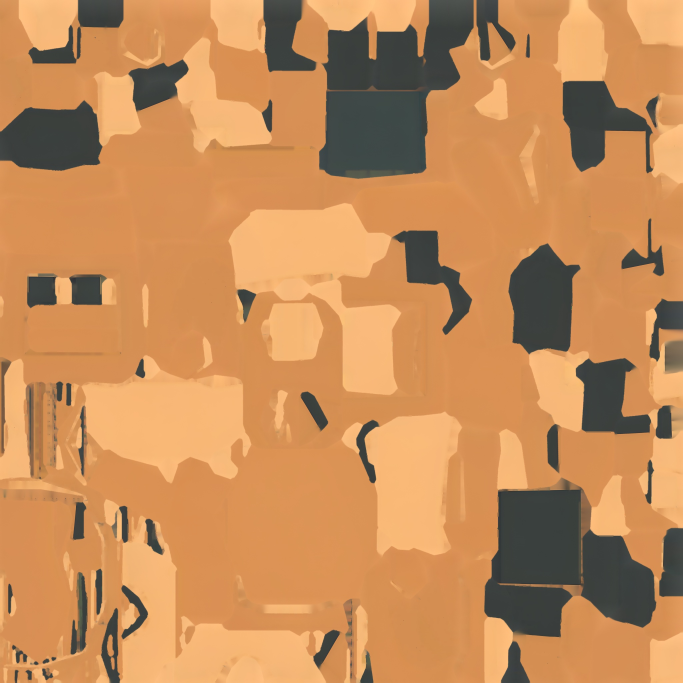
#> input picture Assets/DeadSurvivor/Art/Characters/Test042_r001/hero_basecolor.png, 2048 x 2048 px (shown at 1/3 size)
$ python palette_extract_043.py ../../Assets/DeadSurvivor/Art/Characters/Test042_r001/hero_basecolor.png ../../Assets/DeadSurvivor/Art/Characters/Test042_r001/monster_basecolor.png
#> lines starting #> are read from the running program, lines starting #| are printed output that depends on the picture
"""043 palette extraction: day.png -> 8x4 palette (64x32 PNG), JSON record, swatch board.

Usage (project root, system Python with numpy/Pillow):
  /usr/bin/python3 -I Tools/Art/palette_extract_043.py <day.png> <out-dir>

Deterministic: fixed seed, no network. Writes only inside <out-dir>, which must not
already contain palette outputs.
"""
import hashlib
import json
import math
import sys
from pathlib import Path

import numpy as np
from PIL import Image, ImageDraw

# numpy 2.x with macOS Accelerate emits spurious matmul FP warnings on valid input;
# non-finite results are rejected explicitly in main() instead.
np.seterr(all="ignore")

COLS, ROWS, CELL = 8, 4, 8
SEED = 43001
ROW_NAMES = ["grass_foliage", "soil_path", "stone", "water_accent"]


def srgb_to_linear(c):
    return np.where(c <= 0.04045, c / 12.92, ((c + 0.055) / 1.055) ** 2.4)


def linear_to_srgb(c):
    c = np.clip(c, 0, 1)
    return np.where(c <= 0.0031308, c * 12.92, 1.055 * np.power(c, 1 / 2.4) - 0.055)


def rgb_to_oklab(rgb):
    lin = srgb_to_linear(rgb)
    m1 = np.array([[0.4122214708, 0.5363325363, 0.0514459929],
                   [0.2119034982, 0.6806995451, 0.1073969566],
                   [0.0883024619, 0.2817188376, 0.6299787005]])
    lms = np.cbrt(lin @ m1.T)
    m2 = np.array([[0.2104542553, 0.7936177850, -0.0040720468],
                   [1.9779984951, -2.4285922050, 0.4505937099],
                   [0.0259040371, 0.7827717662, -0.8086757660]])
    return lms @ m2.T


def oklab_to_rgb(lab):
    m2i = np.array([[1.0, 0.3963377774, 0.2158037573],
                    [1.0, -0.1055613458, -0.0638541728],
                    [1.0, -0.0894841775, -1.2914855480]])
    lms = (lab @ m2i.T) ** 3
    m1i = np.array([[4.0767416621, -3.3077115913, 0.2309699292],
                    [-1.2684380046, 2.6097574011, -0.3413193965],
                    [-0.0041960863, -0.7034186147, 1.7076147010]])
    return linear_to_srgb(lms @ m1i.T)


def kmeans(x, k, rng, iters=40):
    if len(x) <= k:
        return x.copy(), np.arange(len(x))
    # k-means++ init
    centers = [x[rng.integers(len(x))]]
    for _ in range(1, k):
        d = np.min(((x[:, None, :] - np.array(centers)[None]) ** 2).sum(-1), axis=1)
        centers.append(x[rng.choice(len(x), p=d / d.sum())])
    c = np.array(centers)
    for _ in range(iters):
        lab = np.argmin(((x[:, None, :] - c[None]) ** 2).sum(-1), axis=1)
        nc = np.array([x[lab == i].mean(0) if np.any(lab == i) else c[i] for i in range(k)])
        if np.allclose(nc, c, atol=1e-6):
            break
        c = nc
    lab = np.argmin(((x[:, None, :] - c[None]) ** 2).sum(-1), axis=1)
    return c, lab


def classify(lab):
    L, a, b = lab[:, 0], lab[:, 1], lab[:, 2]
    C = np.hypot(a, b)
    h = (np.degrees(np.arctan2(b, a)) + 360) % 360
    grp = np.full(len(lab), -1)
    stone = C < 0.035
    green = (~stone) & (h >= 100) & (h < 175)
    soil = (~stone) & (h >= 45) & (h < 100) & (C < 0.14)
    water = (~stone) & (h >= 175) & (h < 280)
    accent = (~stone) & ~green & ~soil & ~water
    grp[green], grp[soil], grp[stone], grp[water], grp[accent] = 0, 1, 2, 3, 4
    return grp


def main():
    if len(sys.argv) != 3:
        raise SystemExit(__doc__)
    src, out = Path(sys.argv[1]), Path(sys.argv[2])
    out.mkdir(parents=True, exist_ok=True)
    for name in ("palette.png", "palette.json", "board.png"):
        if (out / name).exists():
            raise SystemExit(f"OUTPUT_EXISTS: {out / name}")
    raw = src.read_bytes()
    img = Image.open(src).convert("RGB")
#> img is the input picture: PIL image 2048x2048 RGB; mean R, G, B 196.8, 140, 88.5
    W, H = img.size
#> W = 2048; H = 2048
    f = 3
    small = img.resize((W // f, H // f), Image.Resampling.BOX)
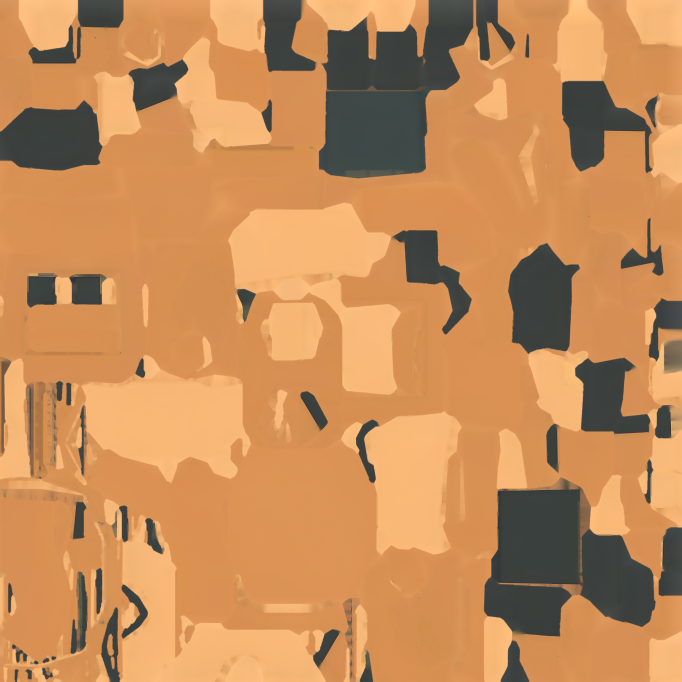
#> small: PIL image 682x682 RGB; mean R, G, B 196.8, 140, 88.5
    px = np.asarray(small, dtype=np.float64).reshape(-1, 3) / 255.0
    lab = rgb_to_oklab(px)
    finite = np.isfinite(lab).all(1)
    if not finite.all():
        raise SystemExit("NON_FINITE_OKLAB: %d" % int((~finite).sum()))
    keep = lab[:, 0] < 0.97  # drop specular sparkles
    sw, sh = small.size
#> sw = 682; sh = 682
    coords = np.stack(np.meshgrid(np.arange(sw), np.arange(sh)), -1).reshape(-1, 2) * f + f // 2
    lab, px, coords = lab[keep], px[keep], coords[keep]
    grp = classify(lab)
    rng = np.random.default_rng(SEED)

    # row plan: 0 green 8, 1 soil 8, 2 stone 8, 3 water 4 + accents 4
    plan = [(0, [0], 8), (1, [1], 8), (2, [2], 8), (3, [3], 4), (3, [4], 4)]
    rows = {r: [] for r in range(ROWS)}
    total = len(lab)
#> total = 465124
    for row, groups, k in plan:
        mask = np.isin(grp, groups)
        x = lab[mask]
        if len(x) == 0:
            continue
        sub = x[rng.choice(len(x), size=min(len(x), 6000), replace=False)]
        centers, _ = kmeans(sub, k, rng)
        full = np.argmin(((x[:, None, :] - centers[None]) ** 2).sum(-1), axis=1)
        cx = coords[mask]
        for i, cen in enumerate(centers):
            members = full == i
            share = float(members.sum()) / total
            if share == 0:
                continue
            j = np.argmin(((x - cen) ** 2).sum(-1))
            rows[row].append({"lab": cen, "share": share, "sample_px": [int(cx[j][0]), int(cx[j][1])],
                              "group": ["grass_foliage", "soil_path", "stone", "water", "accent"][groups[0]]})
#> this loop made 5 passes
#> centers on passes 1 to 3: [[0.52, -0.00774, 0.0368]], [[0.712, 0.0575, 0.0979]], [[0.365, -0.00864, 0.000927]]
#> (centers, full, cx) on pass 5: ([[0.579, 0.0768, 0.0695]], [0], [[793, 148]])
    cells = []
    pal = np.zeros((ROWS * CELL, COLS * CELL, 4), dtype=np.uint8)
    for r in range(ROWS):
        if r == 3:
            ordered = sorted([c for c in rows[r] if c["group"] == "water"], key=lambda c: c["lab"][0]) + \
                      sorted([c for c in rows[r] if c["group"] == "accent"], key=lambda c: -c["share"])
        else:
            ordered = sorted(rows[r], key=lambda c: c["lab"][0])
        ordered = ordered[:COLS]
        for col, c in enumerate(ordered):
            rgb = np.clip(oklab_to_rgb(c["lab"][None])[0], 0, 1)
            rgb8 = [int(round(v * 255)) for v in rgb]
            # palette texture rows: row 0 at the TOP of the PNG; Unity UV v=0 is the bottom,
            # so the UV for row r is v=(ROWS-1-r+.5)/ROWS. Recorded per cell below.
            y0 = r * CELL
            pal[y0:y0 + CELL, col * CELL:(col + 1) * CELL, :3] = rgb8
            pal[y0:y0 + CELL, col * CELL:(col + 1) * CELL, 3] = 255
            L, a, b = c["lab"]
            cells.append({
                "index": r * COLS + col, "row": r, "col": col, "row_name": ROW_NAMES[r], "group": c["group"],
                "hex": "#%02x%02x%02x" % tuple(rgb8), "oklab": [round(float(L), 4), round(float(a), 4), round(float(b), 4)],
                "uv": [round((col + 0.5) / COLS, 6), round((ROWS - 1 - r + 0.5) / ROWS, 6)],
                "pixel_share": round(c["share"], 5), "source_sample_px": c["sample_px"], "emissive": 0.0})
    Image.fromarray(pal).save(out / "palette.png")
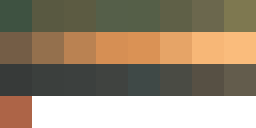
#> saved as palette.png: PIL image 64x32 RGBA (shown 4 times larger); mean R, G, B, A 96.4, 81.3, 59.7, 199.2; transparent parts drawn white
    # self-check: every cell interior is a single color
    chk = np.asarray(Image.open(out / "palette.png"))
    uniform = all(len(np.unique(chk[r * CELL:(r + 1) * CELL, c * CELL:(c + 1) * CELL].reshape(-1, 4), axis=0)) == 1
                  for r in range(ROWS) for c in range(COLS))
#> uniform = True
    record = {
        "status": "PROPOSED_PENDING_USER_APPROVAL",
        "source": str(src), "source_sha256": hashlib.sha256(raw).hexdigest(), "source_size": [W, H],
        "method": "BOX downsample x3, drop OkL>=0.97, OKLCh groups (stone C<.035; green 100-175deg; soil 45-100deg C<.14; water 175-280deg; accent rest), per-group k-means seed %d" % SEED,
        "layout": {"cols": COLS, "rows": ROWS, "cell_px": CELL, "row_names": ROW_NAMES, "png_row0": "top", "alpha": "1=non-emissive; emission=(1-A)"},
        "cells_uniform": uniform, "filled_cells": len(cells),
        "palette_sha256": hashlib.sha256((out / "palette.png").read_bytes()).hexdigest(),
        "note": "day.png is a lit key-art image; colors are 'sunlit top face as seen', not measured albedo.",
        "cells": cells,
    }
    (out / "palette.json").write_text(json.dumps(record, indent=2, ensure_ascii=False))

    # board: key art with sample markers + swatches with hex
    thumb_w = 1000
    thumb = img.resize((thumb_w, int(H * thumb_w / W)), Image.Resampling.LANCZOS)
    sx = thumb_w / W
#> sx = 0.488
    sw_w, sw_h = 110, 70
    board = Image.new("RGB", (thumb_w + COLS * sw_w + 40, max(thumb.size[1], ROWS * (sw_h + 24)) + 20), (24, 24, 24))
#> board: PIL image 1920x1020 RGB; every value is 24
    board.paste(thumb, (10, 10))
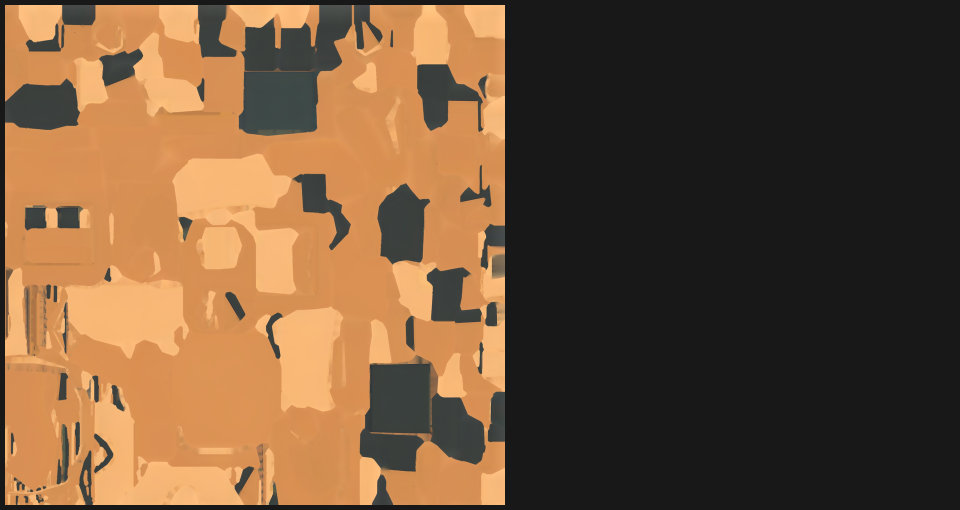
#> board: PIL image 1920x1020 RGB (shown at 1/2 size); mean R, G, B 112.2, 83.2, 56.9
    d = ImageDraw.Draw(board)
    for c in cells:
        x, y = c["source_sample_px"]
        X, Y = 10 + x * sx, 10 + y * sx
        d.ellipse([X - 6, Y - 6, X + 6, Y + 6], outline=(255, 255, 255), width=2)
        d.text((X + 7, Y - 6), str(c["index"]), fill=(255, 255, 255))
        bx = thumb_w + 30 + c["col"] * sw_w
        by = 10 + c["row"] * (sw_h + 24)
        d.rectangle([bx, by, bx + sw_w - 8, by + sw_h], fill=c["hex"])
        d.text((bx, by + sw_h + 3), "%d %s" % (c["index"], c["hex"]), fill=(230, 230, 230))
    board.save(out / "board.png")
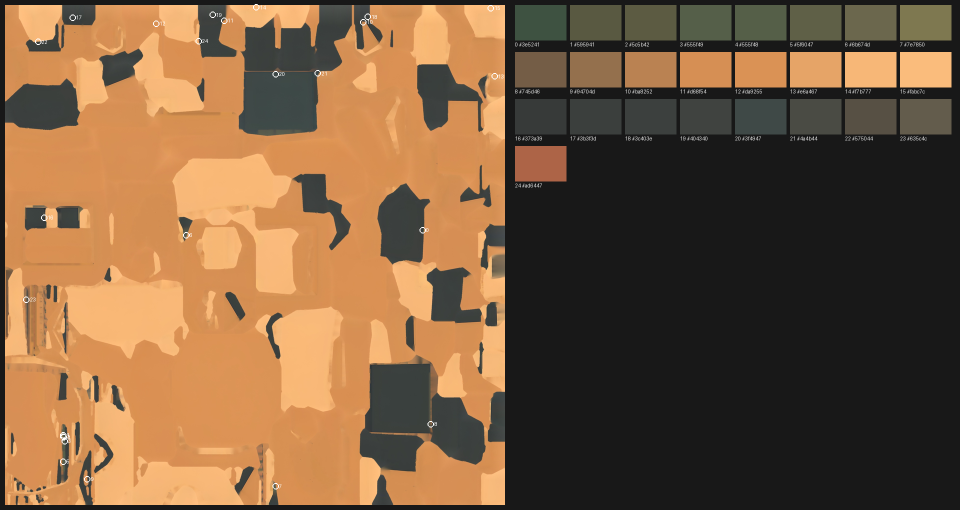
#> saved as board.png: PIL image 1920x1020 RGB (shown at 1/2 size); mean R, G, B 122, 91.2, 62.3
    print(json.dumps({"status": record["status"], "filled": len(cells), "uniform": uniform,
                      "palette_sha256": record["palette_sha256"], "rows": [[c["hex"] for c in cells if c["row"] == r] for r in range(ROWS)]}))
#> (printed output is left out)


if __name__ == "__main__":
    main()
